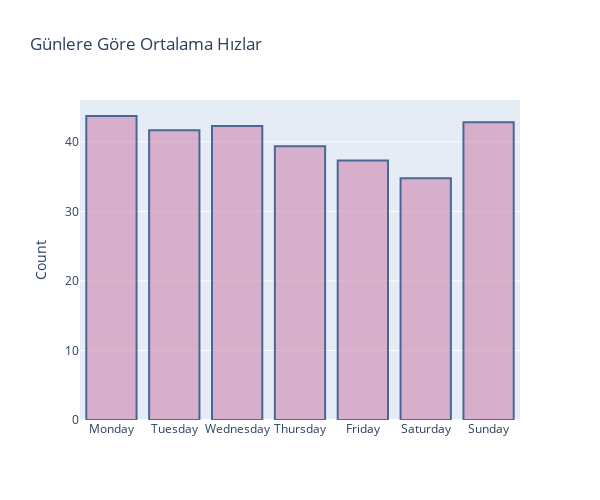

The code cell stored with this chart in its notebook:
### Code cell
fig = go.Figure()

fig.add_trace(go.Bar(
                x=avgSpeed_df["Day"],
                y=avgSpeed_df["Average Speed"], 
                marker_color='#D296BA',
                marker_line_color='rgb(8,48,107)',
                marker_line_width=2, 
                opacity=0.7,
                textposition='outside')
             )

fig.update_layout(
    title_text='Günlere Göre Ortalama Hızlar',
    height=500, width=600, yaxis_title='Count')

fig.show()

### Figure 1 — Plotly figure (JSON) as saved in the notebook; plotly's stock layout.template omitted (floating-point values rounded to 4 significant figures)
{"data": [{"marker": {"color": "#D296BA", "line": {"color": "rgb(8,48,107)", "width": 2}}, "opacity": 0.7, "textposition": "outside", "type": "bar", "x": ["Monday", "Tuesday", "Wednesday", "Thursday", "Friday", "Saturday", "Sunday"], "y": [43.7, 41.64, 42.28, 39.36, 37.29, 34.76, 42.82]}], "layout": {"height": 500, "title": {"text": "Günlere Göre Ortalama Hızlar"}, "width": 600, "yaxis": {"title": {"text": "Count"}}}}
